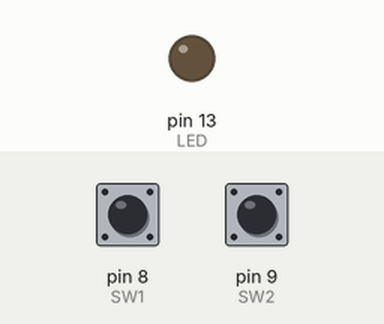
A sketch run on a simulated Arduino Uno, built with avr-gcc and run on an emulated ATmega328P. On the bench: output pins drawn as LEDs (lit = HIGH). Dashed ring = blinking. Inputs (shaded band) come from the test bench; at power-on: pin 8 (SW1) HIGH, pin 9 (SW2) HIGH. What the sketch prints to the serial monitor is not drawn.

Above: at 0.1 s.
At 1.2 s:
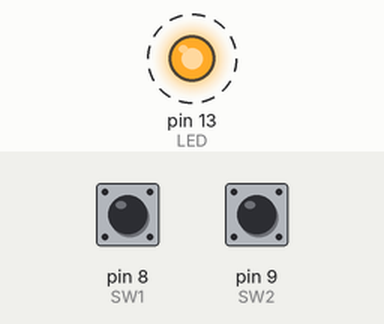
1.3 s: pin 8 (SW1) pulled LOW for 0.15 s
4.3 s: pin 9 (SW2) pulled LOW for 0.15 s
Timing chart, 0 to 13.3 s (numbered marks = the images above; inputs shaded):
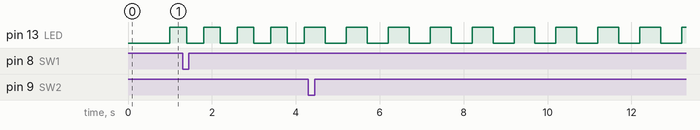

Measured:
- by itself, pin 13 (LED): alternates HIGH for 0.50 s and LOW for 0.50 s

The sketch:

___6___________.ino
```cpp
/* INPUT_PULLUP으로
   두개의 스위치를 연결해 LED 깜빡이는 속도를 조절하는 예제 */


#define SW1  8
#define SW2  9
#define LED  13

boolean gLedStat = HIGH;
int gSpd = 500;

void setup() {
  pinMode(SW1, INPUT_PULLUP);
  pinMode(SW2, INPUT_PULLUP);
  pinMode(LED, OUTPUT);
  Serial.begin(115200);
}

void loop() {
  static unsigned long last = 0;
  static unsigned long lastSw = 0;
  unsigned long now = millis();
  static boolean prev1 = HIGH;
  static boolean prev2 = HIGH;
  boolean cur;

  if ((now - lastSw) >= 10) {   // Check switch for every 10ms
    cur = digitalRead(SW1);
    if ((HIGH == prev1) && (LOW == cur)) {
      gSpd -= 100;
      gSpd = constrain(gSpd, 100, 2000);
      Serial.print("Delay up to ");
      Serial.println(gSpd);
      prev1 = LOW;
    } else if ((LOW == prev1) && (HIGH == cur)) {
      prev1 = HIGH;
    }
    cur = digitalRead(SW2);
    if ((HIGH == prev2) && (LOW == cur)) {
      gSpd += 100;
      gSpd = constrain(gSpd, 100, 2000);
      Serial.print("Delay down to ");
      Serial.println(gSpd);
      prev2 = LOW;
    } else if ((LOW == prev2) && (HIGH == cur)) {
      prev2 = HIGH;
    }
    lastSw = now;
  }
  if ((now - last) >= gSpd) {
    gLedStat = !gLedStat;
    digitalWrite(LED, gLedStat);
    last = now;
  }
}
```
